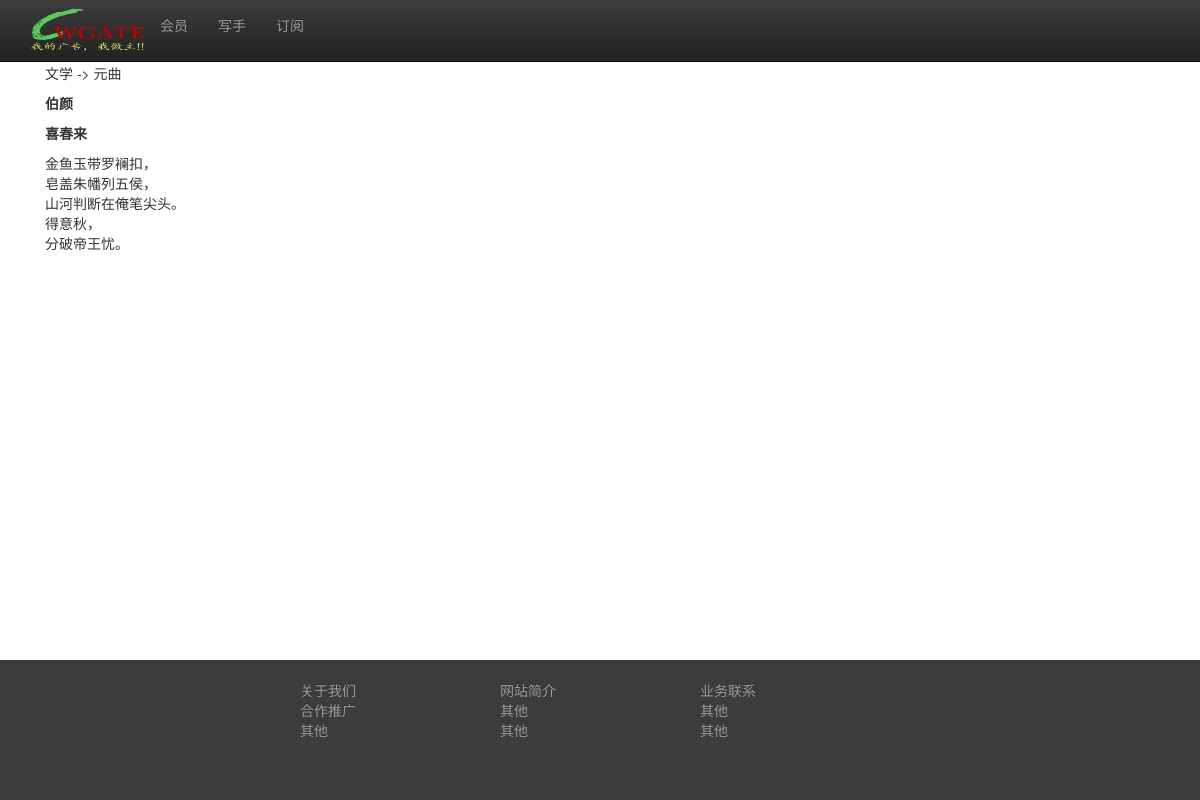
Page /internal/content/article/show/1/ (signed in) on the committed database.
### content/models.py (models this page shows, shortened)
class Article(models.Model):
    category = models.ForeignKey(Category)
    title = models.CharField(max_length=120)
    author = models.CharField(max_length=30)
    content = models.TextField('Content')
    added = models.DateTimeField('date added',null=True,auto_now_add=True)
    num_like = models.IntegerField(null=True, default=0)
    num_read = models.IntegerField(null=True, default=0)
    num_frwd = models.IntegerField(null=True, default=0)
    num_para = models.IntegerField(null=True, default=0)

### content/views.py (the view)
# urls.py: url(r'article/show/(?P<aid>[0-9]+)/$', views.showarticle, name='showarticle'),
@login_required
def showarticle(request, aid):
    article = Article.objects.get(id=aid)
    context = {
        'entry': article,
        'catchain': ' -> '.join(get_catchain(article.category))
    }
    return render(request, 'showarticle.html', context=context)

### jtool/tools.py (called while the page is built)
def get_catchain(t):
    ts = [t.name]
    while t.parent:
        ts.insert(0, t.parent.name)
        t = t.parent
    return ts

### content/templates/showarticle.html
{% extends "base.html" %}
{% block content %}
<h2>Show article</h2>
{% if entry %}
<p>{{ catchain }}</p>
<p><b>{{ entry.author }}</b></p>
<p><b>{{ entry.title }}</b></p>
<p>{{ entry.content|linebreaks }}</p>
{% endif %}
{% endblock %}

### editor/templates/base.html (style rules this page uses)
html, body { height: 100%; }

### rows in the picture
Article: author "伯颜", title "喜春来", content "金鱼玉带罗襕扣， 皂盖朱幡列五侯， 山河判断在俺笔尖头。 得意秋， 分破帝王忧。"

### other values in the picture
{{ catchain }} "文学 -> 元曲"
